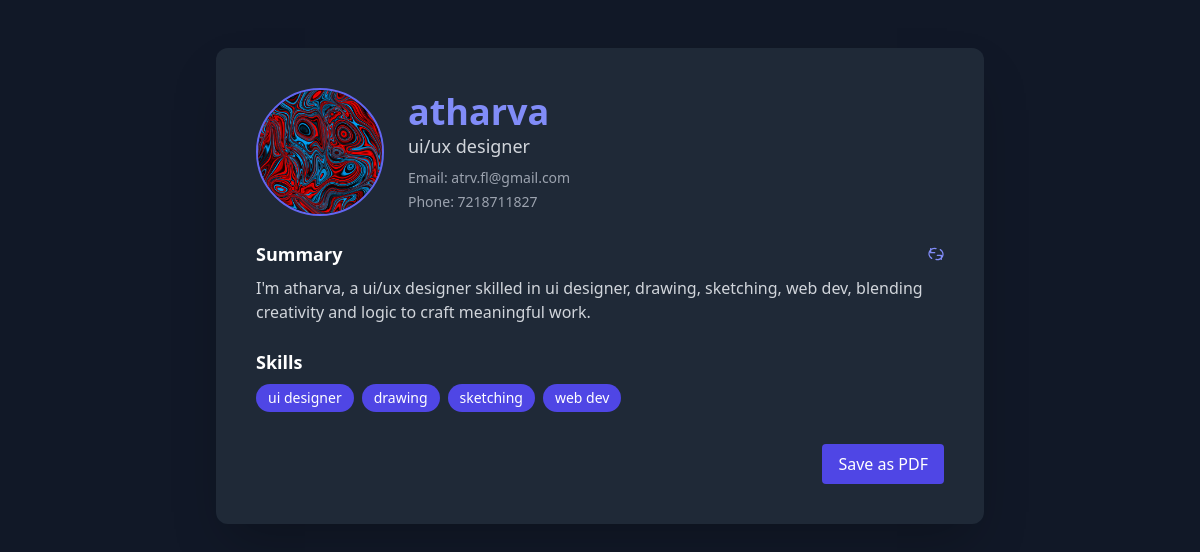
Screenshot of /resume/1 (signed in) with the database file from the repository.
### models.py (models this page shows)
class Resume(db.Model):
    id = db.Column(db.Integer, primary_key=True)
    user_id = db.Column(db.Integer, db.ForeignKey("user.id"), nullable=False)
    name = db.Column(db.String(100))
    profession = db.Column(db.String(100))
    email = db.Column(db.String(120))
    phone = db.Column(db.String(20))
    linkedin = db.Column(db.String(150))
    bio = db.Column(db.Text)
    skills = db.Column(db.Text)
    job_title = db.Column(db.String(100))
    company = db.Column(db.String(100))
    job_desc = db.Column(db.Text)
    degree = db.Column(db.String(100))
    institute = db.Column(db.String(150))
    grad_year = db.Column(db.String(10))
    profile_pic_url = db.Column(db.String(300))
    template = db.Column(db.String(50), default="classic")
    timestamp = db.Column(db.DateTime, default=datetime.utcnow)

### app.py (the view)
@app.route('/resume/<int:resume_id>')
@login_required
def view_resume(resume_id):
    resume = Resume.query.filter_by(id=resume_id, user_id=current_user.id).first_or_404()
    context = {
        'name': resume.name,
        'profession': resume.profession,
        'email': resume.email,
        'phone': resume.phone,
        'linkedin': resume.linkedin,
        'bio': resume.bio,
        'skills': [s.strip() for s in resume.skills.split(',')],
        'job_title': resume.job_title,
        'company': resume.company,
        'job_desc': resume.job_desc,
        'degree': resume.degree,
        'institute': resume.institute,
        'grad_year': resume.grad_year,
        'profile_pic_url': resume.profile_pic_url
    }
    return render_template(f"resume_{resume.template}.html", **context)

### app.py (called while the page is built)
@login_manager.user_loader
def load_user(user_id):
    return User.query.get(int(user_id))

### templates/resume_modern.html (shortened to what this page needs)
<!DOCTYPE html>
<html lang="en">
<head>
  <script src="https://cdn.tailwindcss.com"></script>
</head>
<body class="bg-gray-900 text-gray-100 py-12 font-sans">
  <div class="max-w-3xl mx-auto bg-gray-800 rounded-xl p-10 shadow-2xl">
    <div class="flex flex-col md:flex-row items-center gap-6 mb-6">
      {% if profile_pic_url %}
      <img src="{{ profile_pic_url }}" alt="Profile Picture" class="w-32 h-32 object-cover rounded-full border-2 border-indigo-500">
      {% endif %}
      <div>
        <h1 class="text-4xl font-bold text-indigo-400">{{ name }}</h1>
        <h2 class="text-lg text-gray-300">{{ profession }}</h2>
        <div class="text-sm mt-2 text-gray-400 space-y-1">
          {% if email %}<div>Email: {{ email }}</div>{% endif %}
          {% if phone %}<div>Phone: {{ phone }}</div>{% endif %}
        </div>
      </div>
    </div>
    <div class="mb-6 relative">
      <h3 class="text-lg font-semibold text-white mb-2 flex items-center justify-between">
        <span>Summary</span>
        <button onclick="regenerateBio()" class="text-indigo-400 hover:text-indigo-200 transition" title="Regenerate Bio">
          <svg xmlns="http://www.w3.org/2000/svg" class="h-4 w-4" fill="none"
                viewBox="0 0 24 24" stroke="currentColor" stroke-width="2">
            <path stroke-linecap="round" stroke-linejoin="round"
                  d="M4 4v6h6M20 20v-6h-6M5.5 18.5A8.001 8.001 0 0112 4v0m6.5 1.5A8.001 8.001 0 0112 20" />
            </svg>
        </button>
      </h3>
      <p id="bio" class="text-gray-300">{{ bio }}</p>
    </div>
    <div class="mb-6">
      <h3 class="text-lg font-semibold text-white mb-2">Skills</h3>
      <ul class="flex flex-wrap gap-2 text-sm">
        {% for skill in skills %}
          <li class="bg-indigo-600 text-white px-3 py-1 rounded-full">{{ skill.strip() }}</li>
        {% endfor %}
      </ul>
    </div>
    <div class="text-right mt-8">
      <button onclick="window.print()" class="bg-indigo-600 text-white px-4 py-2 rounded hover:bg-indigo-700">Save as PDF</button>
    </div>
  </div>
</body>
</html>

### rows the page displays
Resume: profile_pic_url (picture), name "atharva", profession "ui/ux designer", email "atrv.fl@gmail.com", phone "7218711827", bio "I'm atharva, a ui/ux designer skilled in ui designer, drawing, sketching, web dev, blending creativity and logic to craft meaningful work."

### other values shown
{{ skill.strip() }} "ui designer" "drawing" "sketching" "web dev"
